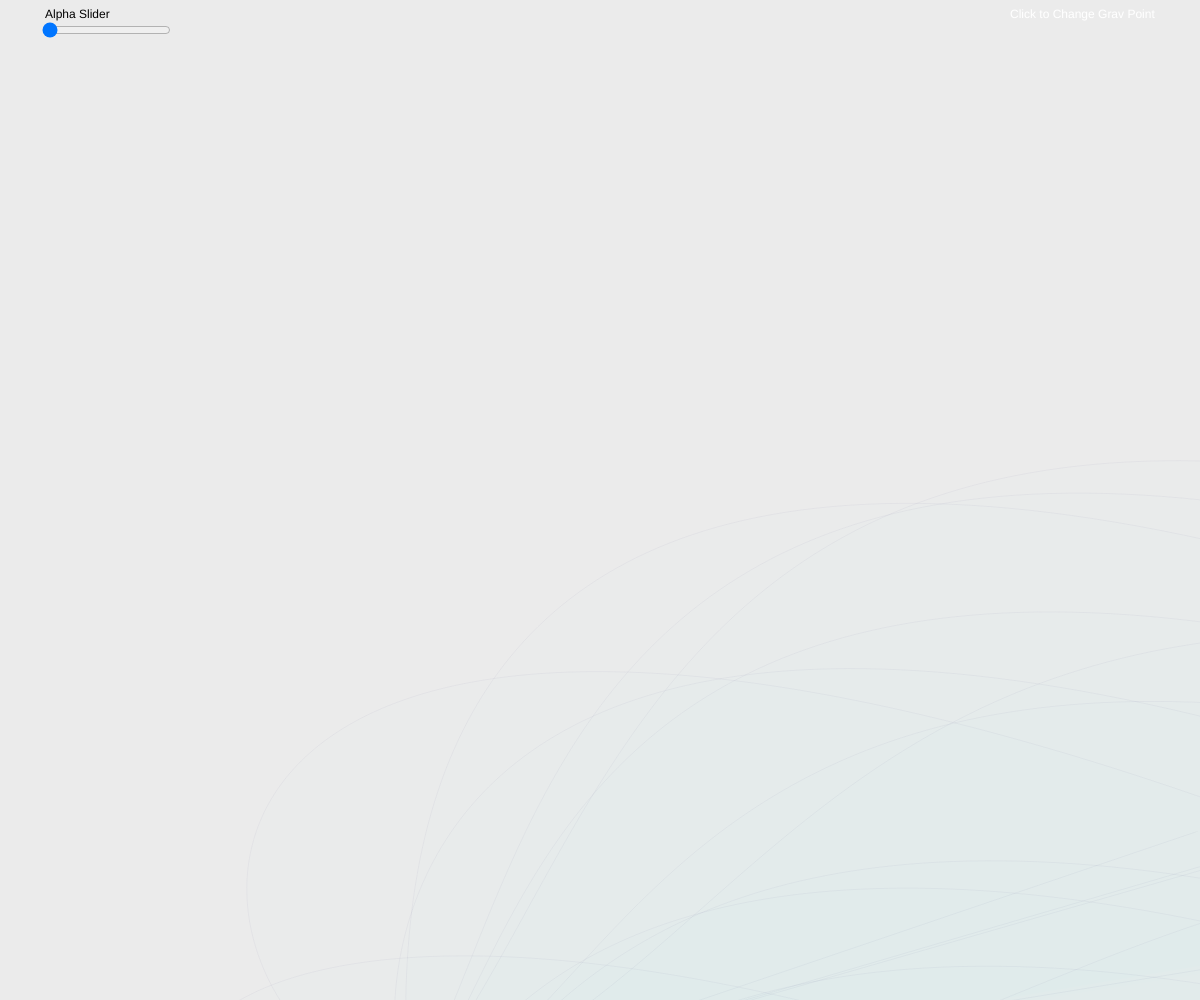
Frame 1 (no input)
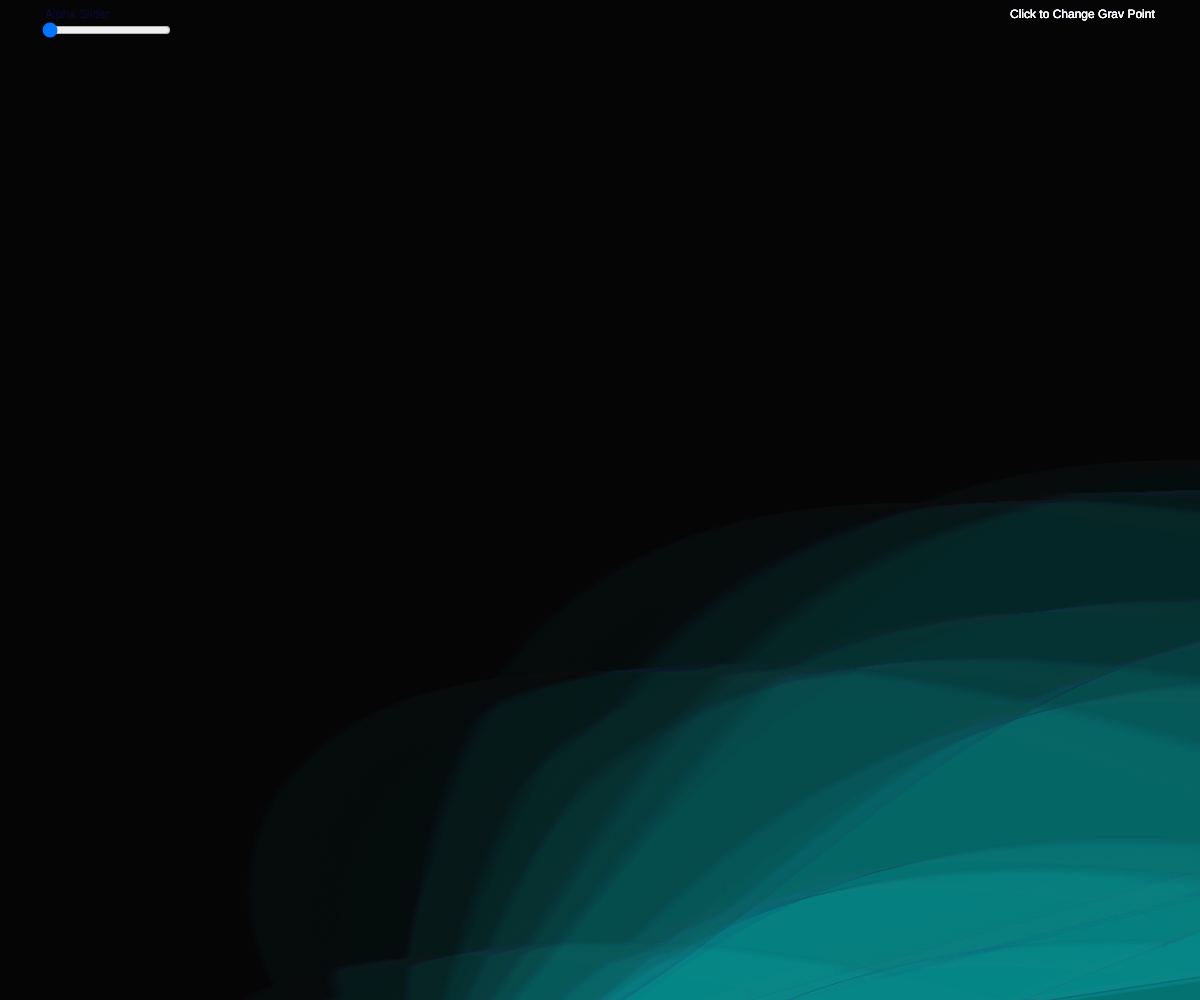
Frame 60 (no input)
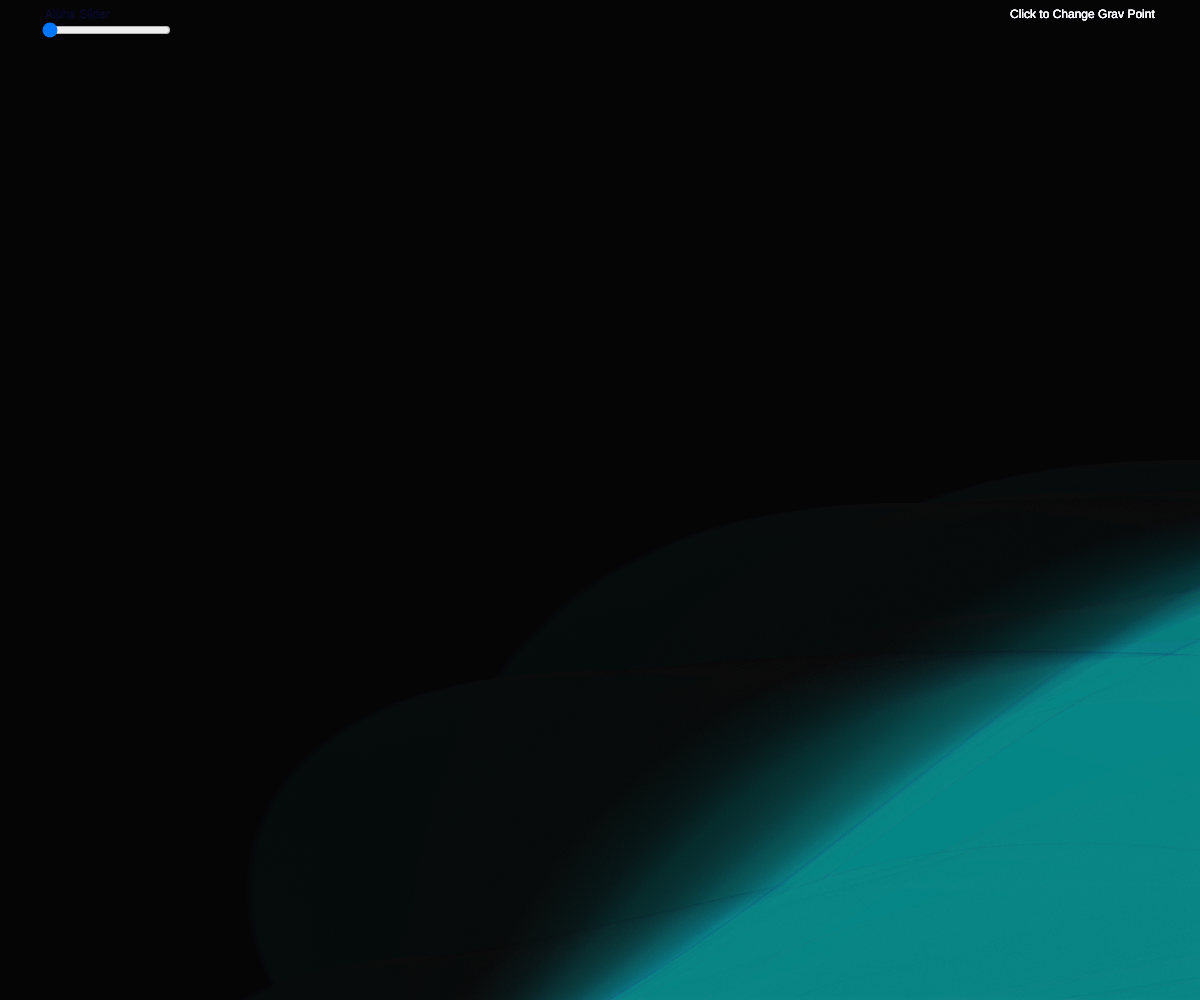
Frame 120 (the mouse pressed at the canvas centre since frame 60)

The p5.js sketch that drew these frames (run headless with seeded random() and noise() and a simulated clock; from frame 60 on, the mouse is pressed at the canvas centre):

// p5.js sketch
// ── sketch.js
// bezzier array
var particles = [];
//noise offsets
var xoff = 0;
var yoff = 0;
// attractor
var attractor;
//initial slider value
var alph = 1;
//create several attractors
var attractors = []

function setup() {
  createCanvas(windowWidth, windowHeight);
  for (var i = 0; i < 20; i++) {
    for (var j = 0; j < 1; j++) {
      particles[i] = new Particle(random(width), random(height), random(1, 5));
      attractors[j] = new Attractor(random(width), random(height));
    }
  }
  //alpha slider
  alphSlider = createSlider(1.0, 8.0, 1);
  alphSlider.position(40, 20);
  textSize(12);
}

function draw() {
  background(0, 20);
  text("Alpha Slider", 45, 18)
  fill(255);
  text("Click to Change Grav Point", windowWidth-190, 18);
  //x offset for noise
  xoff += 0.00001;
  // Attractor attracts particle
  for (var i = 0; i < particles.length; i++) {
    for (var j = 0; j < attractors.length; j++) {
      var force = attractors[j].calculateAttraction(particles[i]);
      particles[i].applyForce(force);
      particles[i].update(xoff);
      particles[i].display(alph);
    }
  }
  //control alpha of shapes
  alph = alphSlider.value()
    // if there are more than 3 attractor delete the first one in the array
  if (attractors.length > 3) {
    attractors.splice(0, 1);
  }
}
// add attractors to the scene
function mousePressed() {
  var a = new Attractor(mouseX, mouseY);
  attractors.push(a);
}
// ── attractor.js
//attractor to spin lines
var Attractor = function(x,y) {
  this.start = createVector(x,y)
  // gravitational attraction
  this.calculateAttraction = function(p) {
    this.pos = createVector(this.start.x, this.start.y);
    this.mass = 20;
    this.G = 0.9;
    // Calculate direction of force
    var force = p5.Vector.sub(this.pos, p.pos);
    // Distance between objects
    var distance = force.mag();
    // Artificial constraint
    distance = constrain(distance, 0, 10);
    // Normalize vector (distance doesn't matter here, we just want this vector for direction)
    force.normalize();
    // Calculate gravitional force magnitude
    var strength = (this.G * this.mass * p.mass) / (distance * distance);
    // Get force vector --> magnitude * direction
    force.mult(strength);
    return force;
  }
}
// ── particle.js
//create some 'particles'
var Particle = function(x, y, m) {
  this.pos = createVector(x, y);
  this.vel = createVector(2, 0);
  this.acc = createVector(0, 0);
  this.mass = m;
//force is applied
  this.applyForce = function(force) {
    var f = force.copy();
    f.div(this.mass);
    this.acc.add(f);
    this.acc.mult(0.1)
  };
//update our shapes
  this.update = function(x) {
    this.vel.add(this.acc);
    this.pos.add(this.vel);
    this.acc.mult(0);

    this.xoff = x;
    this.n = noise(this.xoff) * width;
    this.m = noise(this.xoff + 10000) * height;
  };
//display our cool shapes
  this.display = function(r) {
    //make a cool shape
    //start point
    var sPos = createVector(this.pos.x + this.n, this.pos.y+ this.m);
    //control 1
    var ctl1 = createVector(this.pos.x, this.pos.y);
    //control 2
    var ctl2 = createVector(this.pos.x, this.pos.y);
    //end point
    var ePos = createVector(width * 0.34, (height * 0.34) + this.m);
    fill(55, 55 + this.m, 155 + this.n, r);
    stroke(55, 55, 125, 10+r);
    bezier(sPos.x+this.n, sPos.y, ctl1.x, ctl1.y, ctl2.x, ctl2.y+this.m, ePos.x, ePos.y);
    bezier(sPos.x, sPos.y, ctl1.x + this.n, ctl1.y + this.m, ctl2.x + this.n, ctl2.y + this.m, ePos.x, ePos.y);
  }
}
